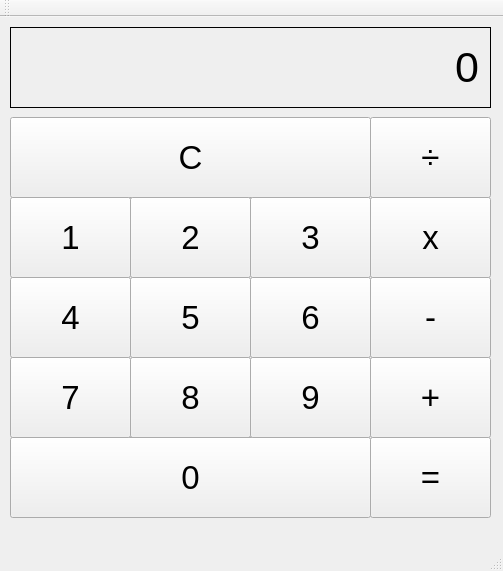
<?xml version="1.0" encoding="UTF-8"?>
<ui version="4.0">
 <class>MainWindow</class>
 <widget class="QMainWindow" name="MainWindow">
  <property name="geometry">
   <rect>
    <x>0</x>
    <y>0</y>
    <width>503</width>
    <height>571</height>
   </rect>
  </property>
  <property name="windowTitle">
   <string>MainWindow</string>
  </property>
  <widget class="QWidget" name="centralWidget">
   <widget class="QLabel" name="currentNumberLabel">
    <property name="geometry">
     <rect>
      <x>10</x>
      <y>10</y>
      <width>481</width>
      <height>81</height>
     </rect>
    </property>
    <property name="font">
     <font>
      <pointsize>32</pointsize>
      <weight>50</weight>
      <bold>false</bold>
     </font>
    </property>
    <property name="frameShape">
     <enum>QFrame::Box</enum>
    </property>
    <property name="text">
     <string>0</string>
    </property>
    <property name="alignment">
     <set>Qt::AlignRight|Qt::AlignTrailing|Qt::AlignVCenter</set>
    </property>
   </widget>
   <widget class="QPushButton" name="clearButton">
    <property name="geometry">
     <rect>
      <x>10</x>
      <y>100</y>
      <width>361</width>
      <height>81</height>
     </rect>
    </property>
    <property name="font">
     <font>
      <pointsize>25</pointsize>
     </font>
    </property>
    <property name="text">
     <string>C</string>
    </property>
   </widget>
   <widget class="QPushButton" name="button3">
    <property name="geometry">
     <rect>
      <x>250</x>
      <y>180</y>
      <width>121</width>
      <height>81</height>
     </rect>
    </property>
    <property name="font">
     <font>
      <pointsize>25</pointsize>
      <weight>50</weight>
      <bold>false</bold>
     </font>
    </property>
    <property name="text">
     <string>3</string>
    </property>
   </widget>
   <widget class="QPushButton" name="button8">
    <property name="geometry">
     <rect>
      <x>130</x>
      <y>340</y>
      <width>121</width>
      <height>81</height>
     </rect>
    </property>
    <property name="font">
     <font>
      <pointsize>25</pointsize>
      <weight>50</weight>
      <bold>false</bold>
     </font>
    </property>
    <property name="text">
     <string>8</string>
    </property>
   </widget>
   <widget class="QPushButton" name="button5">
    <property name="geometry">
     <rect>
      <x>130</x>
      <y>260</y>
      <width>121</width>
      <height>81</height>
     </rect>
    </property>
    <property name="font">
     <font>
      <pointsize>25</pointsize>
      <weight>50</weight>
      <bold>false</bold>
     </font>
    </property>
    <property name="text">
     <string>5</string>
    </property>
   </widget>
   <widget class="QPushButton" name="button2">
    <property name="geometry">
     <rect>
      <x>130</x>
      <y>180</y>
      <width>121</width>
      <height>81</height>
     </rect>
    </property>
    <property name="font">
     <font>
      <pointsize>25</pointsize>
      <weight>50</weight>
      <bold>false</bold>
     </font>
    </property>
    <property name="text">
     <string>2</string>
    </property>
   </widget>
   <widget class="QPushButton" name="button0">
    <property name="geometry">
     <rect>
      <x>10</x>
      <y>420</y>
      <width>361</width>
      <height>81</height>
     </rect>
    </property>
    <property name="font">
     <font>
      <pointsize>25</pointsize>
      <weight>50</weight>
      <bold>false</bold>
     </font>
    </property>
    <property name="text">
     <string>0</string>
    </property>
   </widget>
   <widget class="QPushButton" name="button7">
    <property name="geometry">
     <rect>
      <x>10</x>
      <y>340</y>
      <width>121</width>
      <height>81</height>
     </rect>
    </property>
    <property name="font">
     <font>
      <pointsize>25</pointsize>
      <weight>50</weight>
      <bold>false</bold>
     </font>
    </property>
    <property name="text">
     <string>7</string>
    </property>
   </widget>
   <widget class="QPushButton" name="button4">
    <property name="geometry">
     <rect>
      <x>10</x>
      <y>260</y>
      <width>121</width>
      <height>81</height>
     </rect>
    </property>
    <property name="font">
     <font>
      <pointsize>25</pointsize>
      <weight>50</weight>
      <bold>false</bold>
     </font>
    </property>
    <property name="text">
     <string>4</string>
    </property>
   </widget>
   <widget class="QPushButton" name="button1">
    <property name="geometry">
     <rect>
      <x>10</x>
      <y>180</y>
      <width>121</width>
      <height>81</height>
     </rect>
    </property>
    <property name="font">
     <font>
      <pointsize>25</pointsize>
      <weight>50</weight>
      <bold>false</bold>
     </font>
    </property>
    <property name="text">
     <string>1</string>
    </property>
   </widget>
   <widget class="QPushButton" name="subtractButton">
    <property name="geometry">
     <rect>
      <x>370</x>
      <y>260</y>
      <width>121</width>
      <height>81</height>
     </rect>
    </property>
    <property name="font">
     <font>
      <pointsize>25</pointsize>
     </font>
    </property>
    <property name="text">
     <string>-</string>
    </property>
   </widget>
   <widget class="QPushButton" name="addButton">
    <property name="geometry">
     <rect>
      <x>370</x>
      <y>340</y>
      <width>121</width>
      <height>81</height>
     </rect>
    </property>
    <property name="font">
     <font>
      <pointsize>25</pointsize>
     </font>
    </property>
    <property name="text">
     <string>+</string>
    </property>
   </widget>
   <widget class="QPushButton" name="multiplyButton">
    <property name="geometry">
     <rect>
      <x>370</x>
      <y>180</y>
      <width>121</width>
      <height>81</height>
     </rect>
    </property>
    <property name="font">
     <font>
      <pointsize>25</pointsize>
     </font>
    </property>
    <property name="text">
     <string>x</string>
    </property>
   </widget>
   <widget class="QPushButton" name="divideButton">
    <property name="geometry">
     <rect>
      <x>370</x>
      <y>100</y>
      <width>121</width>
      <height>81</height>
     </rect>
    </property>
    <property name="font">
     <font>
      <pointsize>25</pointsize>
     </font>
    </property>
    <property name="text">
     <string>÷</string>
    </property>
   </widget>
   <widget class="QPushButton" name="button6">
    <property name="geometry">
     <rect>
      <x>250</x>
      <y>260</y>
      <width>121</width>
      <height>81</height>
     </rect>
    </property>
    <property name="font">
     <font>
      <pointsize>25</pointsize>
      <weight>50</weight>
      <bold>false</bold>
     </font>
    </property>
    <property name="text">
     <string>6</string>
    </property>
   </widget>
   <widget class="QPushButton" name="button9">
    <property name="geometry">
     <rect>
      <x>250</x>
      <y>340</y>
      <width>121</width>
      <height>81</height>
     </rect>
    </property>
    <property name="font">
     <font>
      <pointsize>25</pointsize>
      <weight>50</weight>
      <bold>false</bold>
     </font>
    </property>
    <property name="text">
     <string>9</string>
    </property>
   </widget>
   <widget class="QPushButton" name="equalsButton">
    <property name="geometry">
     <rect>
      <x>370</x>
      <y>420</y>
      <width>121</width>
      <height>81</height>
     </rect>
    </property>
    <property name="font">
     <font>
      <pointsize>25</pointsize>
     </font>
    </property>
    <property name="text">
     <string>=</string>
    </property>
   </widget>
  </widget>
  <widget class="QMenuBar" name="menuBar">
   <property name="geometry">
    <rect>
     <x>0</x>
     <y>0</y>
     <width>503</width>
     <height>26</height>
    </rect>
   </property>
  </widget>
  <widget class="QToolBar" name="mainToolBar">
   <attribute name="toolBarArea">
    <enum>TopToolBarArea</enum>
   </attribute>
   <attribute name="toolBarBreak">
    <bool>false</bool>
   </attribute>
  </widget>
  <widget class="QStatusBar" name="statusBar"/>
 </widget>
 <layoutdefault spacing="6" margin="11"/>
 <resources/>
 <connections/>
</ui>
